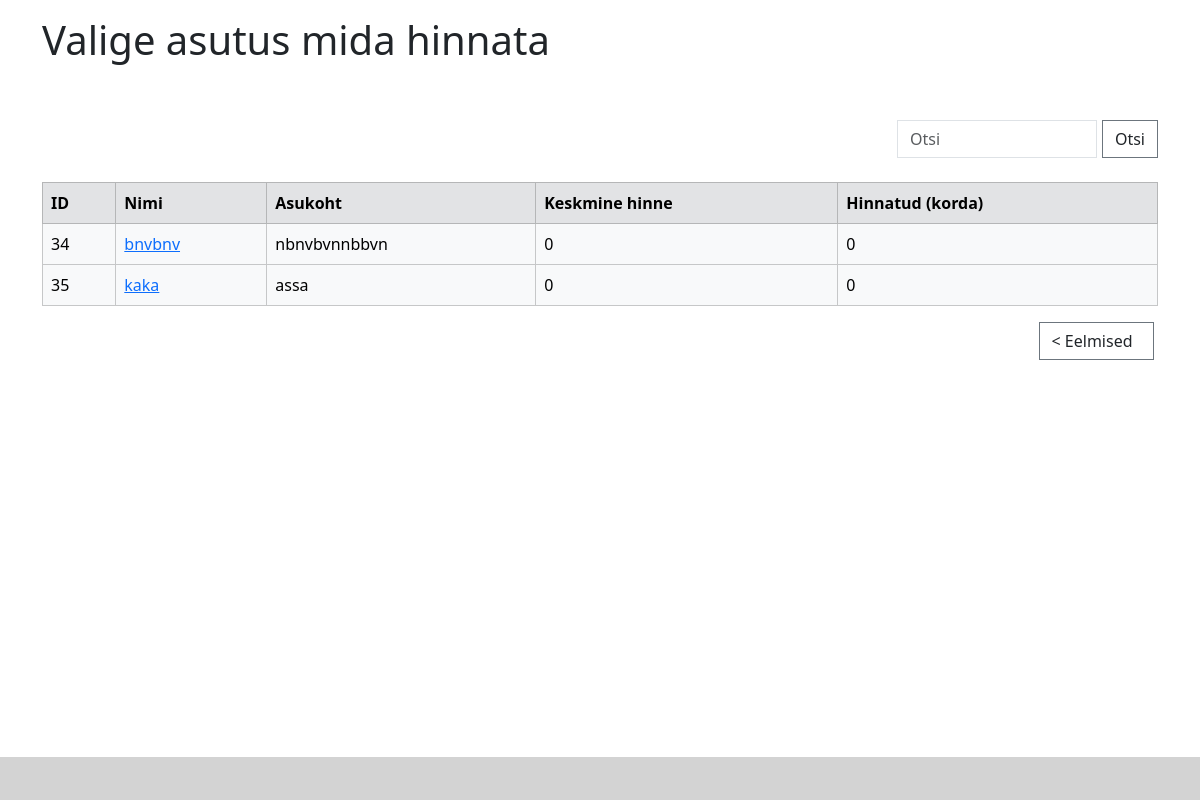
/?page=3, run on the app's committed database.
### tables this page shows
CREATE TABLE `kohvikud` (
  `id` int(11) NOT NULL,
  `nimi` varchar(255) NOT NULL,
  `asukoht` varchar(255) NOT NULL,
  `hinnang` float NOT NULL,
  `korda` int(11) NOT NULL
);

### index.php (the view, shortened to what this page needs)
<?php include ('config.php'); ?>
<!doctype html>
<html lang="et">
<head>
    <link rel="stylesheet" type="text/css" href="stylesk/styles.css">
    <link href="https://cdn.jsdelivr.net/npm/bootstrap@5.3.2/dist/css/bootstrap.min.css" rel="stylesheet"
 />
</head>
<body>
    <div class="container">
        <h1 class="display-6 mt-3">Valige asutus mida hinnata</h1>
    </div>
    <div class="container search_container">
        <div class="row justify-content-end">
            <div class="col-3 text-right mt-5">
                <form class="form-inline my-2 my-lg-0" method="get" action="">
                    <input class="form-control mr-sm-2 rounded-0" type="search" name="otsi" placeholder="Otsi"
                        aria-label="otsi">
                    <button class="btn btn-outline-secondary rounded-0 text-dark" type="submit">Otsi</button>
                </form>
            </div>
        </div>
    </div>
    <?php
    $kohvikud = 10;
    if (isset($_GET['page'])) {
        $leht = $_GET['page'];
    } else {
        $leht = 1;
    }
    $start = ($leht - 1) * $kohvikud;
    $paringkorda = "UPDATE kohvikud
        SET korda = (
        SELECT COUNT(*)
        FROM hinnangud
        WHERE hinnangud.kohvikud_id = kohvikud.id)";
    mysqli_query($yhendus, $paringkorda);
    echo "<div class='container table-container'>";
    echo "<table class='table table-light table-hover table-bordered text-start rounded-0 mt-1'>";
    echo "<thead class='table-secondary'>";
    echo "<tr>";
    echo "<th scope='col'>ID</th>";
    echo "<th scope='col'>Nimi</th>";
    echo "<th scope='col'>Asukoht</th>";
    echo "<th scope='col'>Keskmine hinne</th>";
    echo "<th scope='col'>Hinnatud (korda)</th>";
    echo "</tr>";
    echo "</thead>";
    if (isset($_GET['otsi'])) {
        $otsi = mysqli_real_escape_string($yhendus, $_GET['otsi']);
        $paring = "SELECT * FROM kohvikud WHERE nimi LIKE '%$otsi%' OR asukoht LIKE '%$otsi%' LIMIT $start, $kohvikud";
    } else {
        $paring = "SELECT * FROM kohvikud LIMIT $start, $kohvikud";
    }
    $valjund = mysqli_query($yhendus, $paring);
    while ($rida = mysqli_fetch_assoc($valjund)) {
        echo "<tbody>";
        echo "<tr>";
        echo "<td>" . $rida["id"] . "</td>";
        echo "<td><a href='form.php?id=" . $rida["id"] . "'>" . $rida["nimi"] . "</a></td>";
        echo "<td>" . $rida["asukoht"] . "</td>";
        echo "<td>" . $rida["hinnang"] . "</td>";
        echo "<td>" . $rida["korda"] . "</td>";
        echo "</tr>";
        echo "</tbody>";
    }
    echo "</table>";
    echo "</div>";
    ?>
    <?php
    echo "<div class='container'>";
        echo "<div class='row'>";
            echo "<div class='col-12 d-flex justify-content-end mb-5'>";
                $eelmine = $leht - 1;
                if ($leht > 1) {
                    echo "<a href=\"?page=$eelmine\" class='btn btn-outline-secondary rounded-0 text-dark'>< Eelmised &nbsp</a>";
                }
            echo "</div>";
        echo "</div>";
    echo "</div>";
    ?>
    <footer class="fixed-bottom">
        <div class="container">
            <div class="row">
                <div class="col-md-8 mx-auto">
                    <h6 class="text-end ">Thorian</h6>
                </div>
            </div>
        </div>
    </footer>
</body>
</html>

### stylesk/styles.css (style rules this page uses)
footer { padding: 8px; background-color: lightgrey; color: black; align-items: end; height: 15; width: 150%; }
.form-inline { display: flex; align-items: center; }
.form-inline .form-control { margin-right: 5px; }
.table-container { display: flex; justify-content: center; margin-top: 20px; }

### data on the page
kohvikud: id "34", nimi "bnvbnv", asukoht "nbnvbvnnbbvn", hinnang "0", korda "0"
kohvikud: id "35", nimi "kaka", asukoht "assa", hinnang "0", korda "0"
